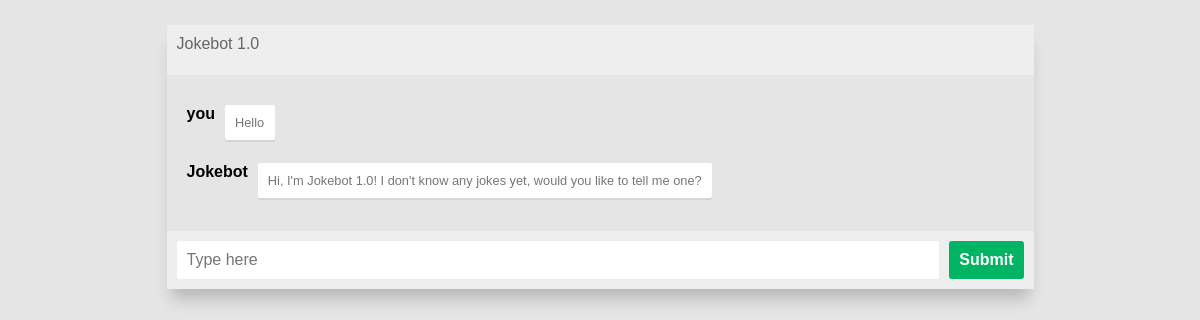
The app's page /jokebot/ with its own data.
### jokebot/models.py (models this page shows, shortened)
class Message(models.Model):
	message_text = models.CharField(max_length=200)
	message_nametag = models.CharField(max_length=50)
	message_date = models.DateTimeField('date sent', auto_now_add=True)

### jokebot/views.py (the view)
# urls.py: path('', views.index, name='index'),
def index(request):
	message_list = Message.objects.order_by('message_date')
	context = {'message_list': message_list}
	return render(request, 'jokebot/index.html', context)

### jokebot/templates/jokebot/index.html (shortened to what this page needs)
<!DOCTYPE html>
{% load static %}
<html lang="en">
    <head>
        <link rel="stylesheet" type="text/css" href="{% static 'jokebot/jokebot.css' %}">
    </head>
    <body>
        <div class="app-container">
            <div class="menu">
                <div class="appname">Jokebot 1.0</div>
            </div>
            <div class = "chat">
                <ol>
                {% if message_list %}
                    {% for message in message_list %}
                    <li class="msgbox">
                        <div class="nametag">{{ message.message_nametag }}</div>
                        <div class="msg"><p>{{ message.message_text }}</p></div>
                    </li>
                    {% endfor %}
                {% endif %}
                </ol>
            </div>
            <form class="response" action="{% url 'jokebot:submitMessage' %}" method="post">
              <input class="textarea" type="text" name="new_message" placeholder="Type here"/>
              <input class="submitbtn" type="submit" value="Submit">
            </form>
        </div>
    </body>
</html>

### jokebot/static/jokebot/jokebot.css (style rules this page uses)
html { box-sizing: border-box; }
*, *:before, *:after { margin: 0; padding: 0; box-sizing: inherit; }
body { display: flex; justify-content: center; align-items: center; background: #e5e5e5; font-family: Helvetica, sans-serif; }
.app-container { display: flex; flex-flow: column wrap; justify-content: space-between; width: 100%; max-width: 867px; margin: 25px 10px; height: calc(100% - 50px); border: var(--border); border-radius: 5px; background: var(--msger-bg); box-shadow: 0 15px 15px -5px rgba(0, 0, 0, 0.2); }
.menu { display: flex; width: 100%; height: 50px; padding: 10px; background: #eee; color: #666; }
.chat { overflow-y: auto; padding: 10px; list-style: none; margin-top: 10px; margin-bottom: 10px; }
.chat li { padding: 10px; border: 10px; overflow: hidden; display: flex; }
.nametag { margin-right: 10px; font-weight: bold; }
.msg { font-size: 0.8rem; margin: 0 0 0.2rem 0; color: #777; background: white; min-width: 50px; padding: 10px; border-radius: 2px; box-shadow: 0px 2px 0px rgba(0, 0, 0, 0.07); }
.response { display: flex; padding: 10px; background: #eee; }
.response * { border: none; padding: 10px; border-radius: 3px; font-size: 1em; }
.textarea { flex: 1; }
.submitbtn { margin-left: 10px; font-weight: bold; background: rgb(0, 180, 100); color: #fff; }

### records on screen
Message: message_nametag "you", message_text "Hello"
Message: message_nametag "Jokebot", message_text "Hi, I'm Jokebot 1.0! I don't know any jokes yet, would you like to tell me one?"
